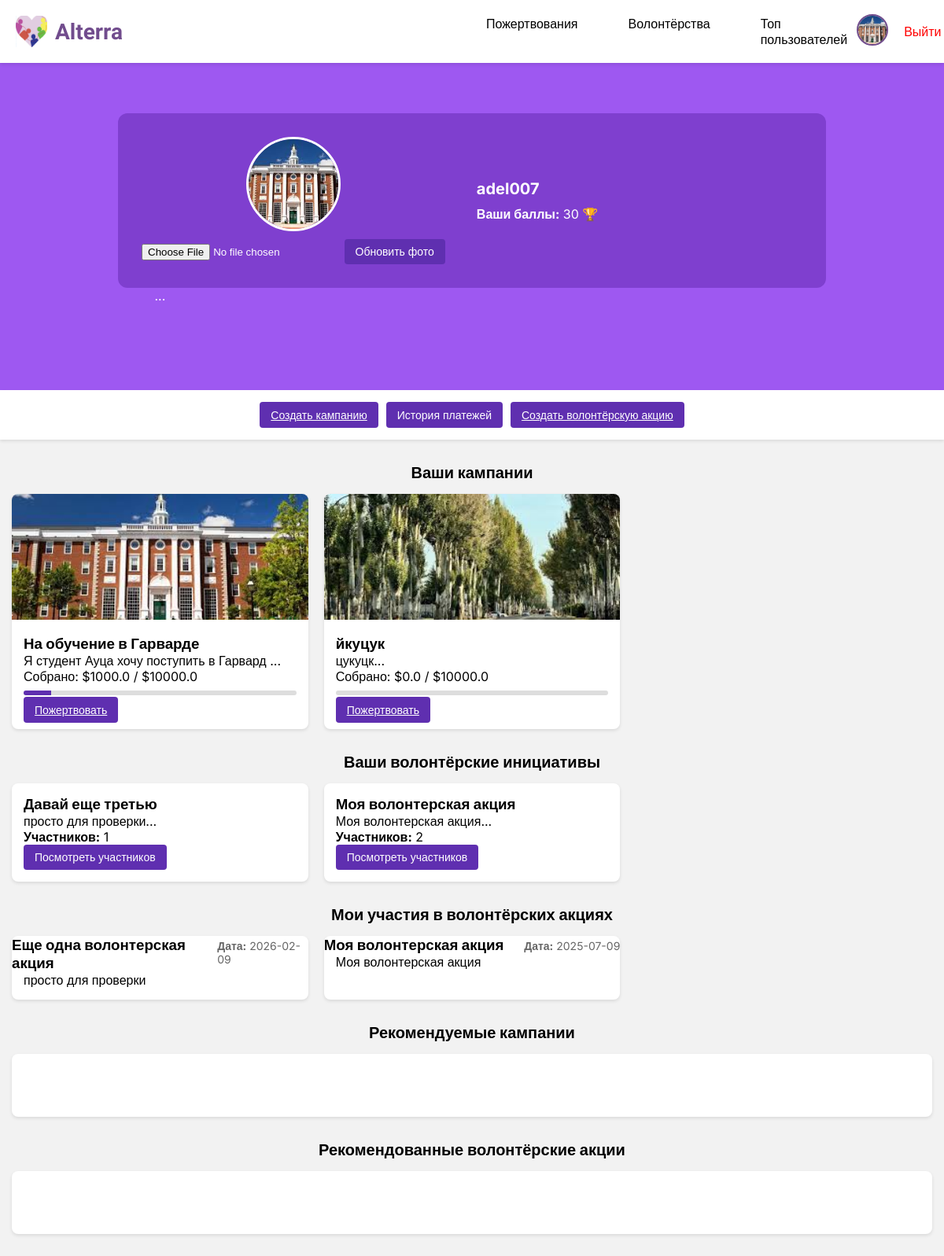
Before: /profile (signed in) with the older database file.
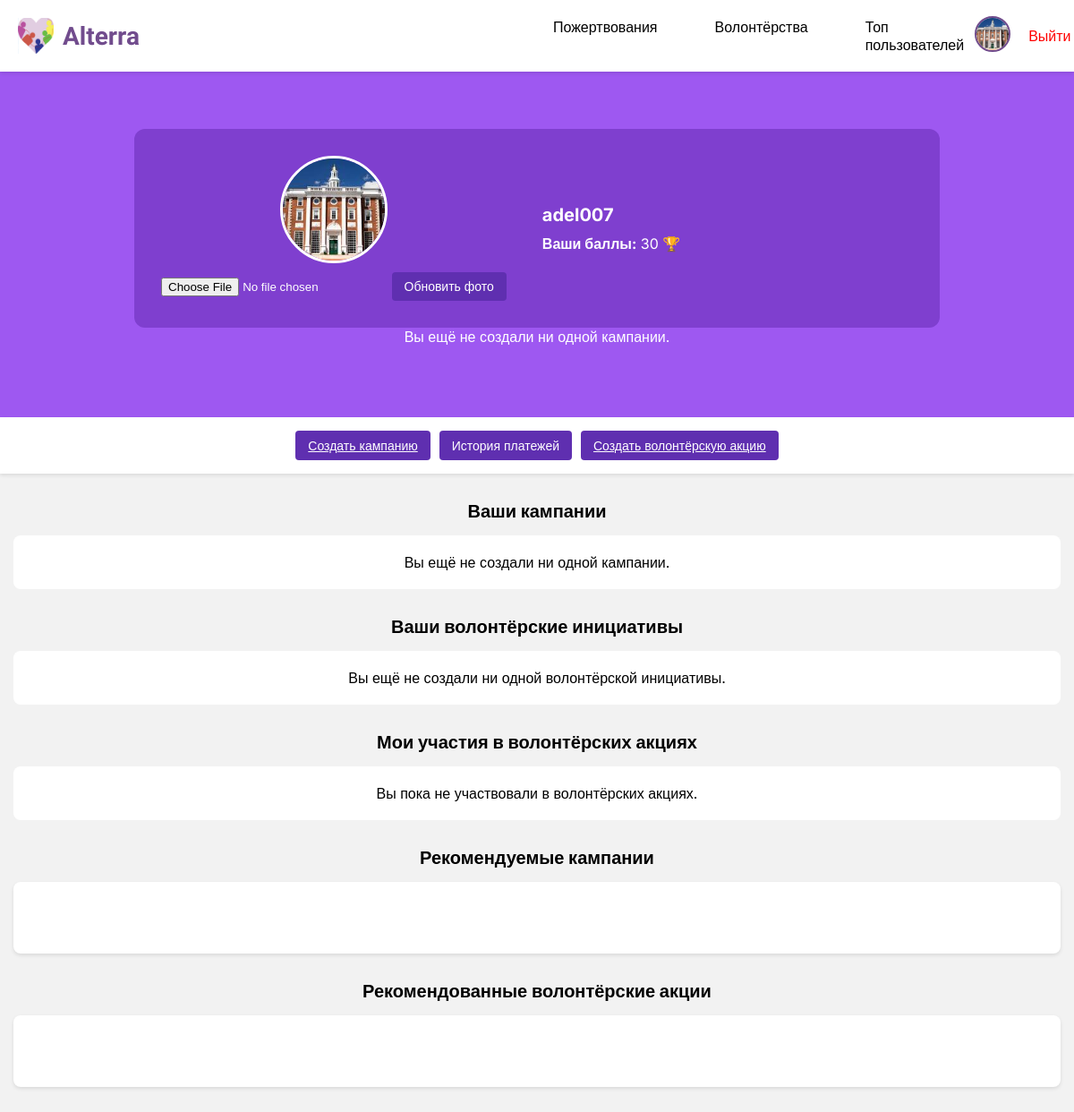
After: the same page with the newer database file.
### tables this page shows
CREATE TABLE users (
            id INTEGER PRIMARY KEY AUTOINCREMENT,
            username TEXT NOT NULL UNIQUE,
            password TEXT NOT NULL
        , avatar TEXT, stripe_customer_id TEXT, email TEXT, points INTEGER DEFAULT 0, blocked INTEGER DEFAULT 0);

CREATE TABLE campaigns (
    id INTEGER PRIMARY KEY AUTOINCREMENT,
    title TEXT NOT NULL,
    description TEXT NOT NULL,
    image_url TEXT,
    goal REAL NOT NULL,
    collected REAL NOT NULL DEFAULT 0,
    days_left INTEGER NOT NULL
, user_id INTEGER, payment_details TEXT, is_completed BOOLEAN DEFAULT 0, completed_at DATETIME);

CREATE TABLE volunteering_opportunities (
            id INTEGER PRIMARY KEY AUTOINCREMENT,
            title TEXT NOT NULL,
            description TEXT NOT NULL,
            date TEXT NOT NULL,
            image_url TEXT NOT NULL,
            button_text TEXT NOT NULL
        , user_id INTEGER, status TEXT DEFAULT 'active');

### app.py (the view)
@app.route('/profile')
def profile():
    if not session.get('user_id'):
        flash('Сначала войдите в систему!', 'danger')
        return redirect(url_for('login'))
    conn = get_db_connection()
    user_id = session['user_id']
    user = conn.execute("SELECT * FROM users WHERE id = ?", (user_id,)).fetchone()
    if 'csrf_token' not in session:
        session['csrf_token'] = secrets.token_hex(16)
    campaigns = conn.execute(
        "SELECT * FROM campaigns WHERE user_id = ?", (user_id,)
    ).fetchall()
    user_opportunities = conn.execute(
        """SELECT v.*,
        (SELECT COUNT(*) FROM volunteer_participants WHERE opportunity_id = v.id) AS participant_count
        FROM volunteering_opportunities v WHERE v.user_id = ?""",
        (user_id,)
    ).fetchall()
    user_opportunities = [dict(row) for row in user_opportunities]
    for opportunity in user_opportunities:
        participants = conn.execute("""
            SELECT u.id AS user_id, u.username, vp.status
            FROM volunteer_participants vp
            JOIN users u ON vp.user_id = u.id
            WHERE vp.opportunity_id = ?
        """, (opportunity['id'],)).fetchall()
        opportunity['participants'] = [dict(participant) for participant in participants] if participants else []
    participated_campaigns = conn.execute("""
        SELECT c.* FROM donations d
        JOIN campaigns c ON d.campaign_id = c.id
        WHERE d.user_id = ?
        GROUP BY c.id
    """, (user_id,)).fetchall()
    participated_opportunities = conn.execute("""
        SELECT DISTINCT v.*
        FROM volunteer_participants vp
        JOIN volunteering_opportunities v ON vp.opportunity_id = v.id
        WHERE vp.user_id = ? AND vp.status = 'confirmed'
    """, (user_id,)).fetchall()
    volunteer_initiatives = conn.execute(
        """SELECT v.*,
        (SELECT COUNT(*) FROM volunteer_participants WHERE opportunity_id = v.id) AS participant_count
        FROM volunteering_opportunities v WHERE v.user_id = ?""",
        (user_id,)
    ).fetchall()
    volunteer_initiatives = [dict(row) for row in volunteer_initiatives]
    donations = conn.execute("""
        SELECT d.amount, d.message, d.created_at, c.title
        FROM donations d
        JOIN campaigns c ON d.campaign_id = c.id
        WHERE d.user_id = ?
        ORDER BY d.created_at DESC
    """, (user_id,)).fetchall()
    conn.close()
    return render_template(
        'profile.html',
        user=user,
        campaigns=campaigns,
        user_opportunities=user_opportunities,
        volunteer_initiatives=volunteer_initiatives,
        participated_campaigns=participated_campaigns,  # ✅ Добавили кампании, где user участвует
        participated_opportunities=participated_opportunities,  # ✅ Добавили акции, где user участвует
        donations = donations,
        csrf_token=session['csrf_token']
    )

### app.py (called while the page is built)
def get_db_connection():
    conn = sqlite3.connect(DATABASE)
    conn.row_factory = sqlite3.Row
    return conn

### templates/profile.html (shortened to what this page needs)
<!DOCTYPE html>
<html lang="ru">
<head>
    <link rel="stylesheet" href="/static/css/profile.css">
</head>
<body>
    {% include 'header.html' %}
            <div class="user-profile">
                {% if session.get('user_id') %}
                    <a href="{{ url_for('profile') }}">
                    </a>
                    <a href="{{ url_for('logout') }}" class="logout-link">Выйти</a>
                {% else %}
                    <a href="{{ url_for('login') }}">
                        <img src="/static/images/user.png" alt="Гость" class="user-avatar">
                    </a>
                {% endif %}
            </div>
    <div class="profile-container">
        <div class="profile-header-row">
            <div class="profile-avatar-container">
                <img src="{{ user.avatar if user.avatar else '/static/images/default_avatar.png' }}"
                     class="profile-avatar"
                     alt="Аватар">
                <form action="{{ url_for('update_avatar') }}" method="POST" enctype="multipart/form-data">
                    <input type="file" name="avatar" accept=".png, .jpg, .jpeg, .gif" required>
                    <button type="submit" class="btn">Обновить фото</button>
                </form>
            </div>
            <div class="profile-info">
                <p class="username"><strong>{{ user.username }}</strong></p>
                <p><strong>Ваши баллы:</strong> {{ user.points if user.points else 0 }} 🏆</p>
            </div>
        </div>
        {% if campaigns %}
            <div class="campaign-container">
                ...
            </div>
        {% else %}
            <p>Вы ещё не создали ни одной кампании.</p>
        {% endif %}
    </div>
    <div class="profile-actions">
        <a href="{{ url_for('create_campaign') }}" class="btn">Создать кампанию</a>
        <button class="btn" onclick="openPaymentsModal()">История платежей</button>
        <a href="{{ url_for('create_volunteering') }}" class="btn create-btn">Создать волонтёрскую акцию</a>
    </div>
    <h2>Ваши кампании</h2>
    {% if campaigns %}
        <div class="campaign-container">
            {% for campaign in campaigns %}
            <div class="campaign-card">
                <img src="{{ campaign.image_url }}" alt="{{ campaign.title }}" class="campaign-image">
                <div class="campaign-content">
                    <h3>{{ campaign.title }}</h3>
                    <p>{{ campaign.description[:100] }}...</p>
                    <p>Собрано: ${{ campaign.collected }} / ${{ campaign.goal }}</p>
                    <div class="progress-bar">
                        <div style="width: {{ (campaign.collected / campaign.goal) * 100 }}%;"></div>
                    </div>
                    <a href="{{ url_for('donate', campaign_id=campaign['id']) }}" class="btn">Пожертвовать</a>
                </div>
            </div>
            {% endfor %}
        </div>
    {% else %}
        <div class="no-campaigns">
            <p>Вы ещё не создали ни одной кампании.</p>
        </div>
    {% endif %}
    <h2>Ваши волонтёрские инициативы</h2>
    {% if volunteer_initiatives %}
        <div class="volunteer-grid">
            {% for initiative in volunteer_initiatives %}
            <div class="volunteer-card">
                <div class="volunteer-content">
                    <h3>{{ initiative.title }}</h3>
                    <p>{{ initiative.description[:120] }}...</p>
                    <p><strong>Участников:</strong> {{ initiative.participant_count }}</p>
                    <button class="btn view-participants" onclick="openParticipantsModal({{ initiative.id }})">
                        Посмотреть участников
                    </button>
                </div>
            </div>
            {% endfor %}
        </div>
    {% else %}
        <div class="no-volunteer-projects">
            <p>Вы ещё не создали ни одной волонтёрской инициативы.</p>
        </div>
    {% endif %}
    <h2>Мои участия в волонтёрских акциях</h2>
    {% if participated_opportunities %}
        <div class="volunteering-block">
            {% for opportunity in participated_opportunities %}
            <div class="volunteer-card">
                <div class="volunteer-header">
                    <h3>{{ opportunity.title }}</h3>
                    <p class="volunteer-date"><strong>Дата:</strong> {{ opportunity.date }}</p>
                </div>
                <p style="padding: 0 15px 15px;">{{ opportunity.description }}</p>
            </div>
            {% endfor %}
        </div>
    {% else %}
        <div class="no-opportunities">
            <p>Вы пока не участвовали в волонтёрских акциях.</p>
        </div>
    {% endif %}
    <h2>Рекомендуемые кампании</h2>
    <div id="recommended-campaigns">
    </div>
    <h2>Рекомендованные волонтёрские акции</h2>
    <div id="recommended-volunteering">
    </div>
</body>
</html>

### templates/header.html (shortened to what this page needs)
<header class="header">
    <div class="header-container">
      <div class="logo">
        <img src="/static/images/logo.png" alt="Alterra" class="logo-img" />
        <span class="logo-text">Alterra</span>
      </div>
      <nav class="nav" id="nav">
        <a href="{{ url_for('home') }}" class="{% if request.endpoint == 'home' %}active{% endif %}">Пожертвования</a>
        <a href="{{ url_for('volunteering') }}" class="{% if request.endpoint == 'volunteering' %}active{% endif %}">Волонтёрства</a>
        <a href="{{ url_for('leaderboard') }}" class="{% if request.endpoint == 'leaderboard' %}active{% endif %}">Топ пользователей</a>
      </nav>
      <div class="user-profile">
        {% if session.get('user_id') %}
          <a href="{{ url_for('profile') }}">
            <img src="{{ user['avatar'] if user['avatar'] else '/static/images/default_avatar.png' }}"
                 alt="{{ session['username'] }}" class="user-avatar">
          </a>
          <a href="{{ url_for('logout') }}" class="logout-link">Выйти</a>
        {% else %}
          <a href="{{ url_for('login') }}">
            <img src="/static/images/user.png" alt="Гость" class="user-avatar">
          </a>
        {% endif %}
      </div>
    </div>
  </header>

### static/css/profile.css (style rules this page uses)
body { margin: 0; font-family: "Inter", sans-serif; background-color: #f2f2f2; }
.btn { cursor: pointer; background-color: #5f2fb0; color: #fff; border: none; padding: 8px 14px; border-radius: 4px; font-size: 14px; transition: background-color 0.3s ease; }
.profile-container { background-color: #9E58F1; padding: 100px 0; color: #fff; text-align: center; }
.profile-header-row { max-width: 900px; margin: 0 auto; display: flex; align-items: center; justify-content: space-around; gap: 20px; background: #7F3FCF; border-radius: 12px; padding: 30px; }
.profile-avatar-container { display: flex; flex-direction: column; align-items: center; margin-right: 20px; }
.profile-avatar { width: 120px; height: 120px; object-fit: cover; border-radius: 50%; border: 3px solid #fff; margin-bottom: 10px; }
.profile-info { flex: 1; text-align: left; }
.username { font-size: 20px; margin-bottom: 10px; }
.profile-actions { display: flex; flex-wrap: wrap; gap: 10px; justify-content: center; background-color: #fff; padding: 15px 10px; margin-top: -20px; box-shadow: 0 2px 4px rgba(0,0,0,0.1); }
h2 { margin: 30px 0 15px; font-size: 20px; text-align: center; }
.no-campaigns, .no-volunteer-projects, .no-opportunities { background-color: #fff; margin: 0 15px 30px; padding: 20px; text-align: center; border-radius: 8px; }
#recommended-campaigns, #recommended-volunteering { margin: 0 15px 30px; background-color: #fff; border-radius: 8px; padding: 20px; min-height: 80px; box-shadow: 0 2px 4px rgba(0,0,0,0.1); }
.logo { display: flex; align-items: center; }
.logo-img { width: 45px; height: 40px; margin-right: 10px; }
.logo-text { font-size: 33px; line-height: 45px; font-weight: 700; color: #714C8D; font-family: 'Iowan Old Style', serif; }
.user-profile { display: flex; align-items: center; gap: 10px; }
.user-profile img { width: 40px; height: 40px; border-radius: 50%; }
.logout-link { color: red; text-decoration: none; margin-left: 10px; }
.nav { display: flex; gap: 50px; margin-left: 450px; }
.nav a { text-decoration: none; color: #000; padding: 5px 10px; border-radius: 5px; transition: background-color 0.3s; }
.user-profile { display: flex; align-items: center; }
.user-avatar { height: 40px; width: 40px; border-radius: 50%; object-fit: cover; border: 2px solid #6a1b9a; }
.logo { font-size: 24px; font-weight: bold; color: #6a1b9a; }

### templates/header.html (style rules this page uses)
.header { background: white; position: fixed; top: 0; width: 100%; height: 80px; z-index: 1000; box-shadow: 0 2px 4px rgba(0,0,0,0.1); }
.header-container { max-width: 2000px; margin: 0; padding: 0 20px; height: 100%; display: flex; align-items: center; justify-content: space-around; }
.logo { display: flex; align-items: center; }
.logo-img { width: 40px; height: 40px; margin-right: 10px; }
.logo-text { font-size: 28px; font-weight: bold; color: #714C8D; }
.nav { display: flex; gap: 40px; }
.nav a { text-decoration: none; color: #000; font-weight: 500; padding: 8px 12px; border-radius: 8px; }
.user-profile { display: flex; align-items: center; gap: 10px; }
.user-avatar { width: 35px; height: 35px; border-radius: 50%; object-fit: cover; border: 2px solid #714C8D; }
.logout-link { color: red; text-decoration: none; }
* { margin: 0; padding: 0; box-sizing: border-box; }

Changed rows visible on the page:
removed campaigns: image_url (picture), title "На обучение в Гарварде", description "Я студент Ауца хочу поступить в Гарвард", collected "1000.0", goal "10000.0"
removed campaigns: image_url (picture), title "йкуцук", description "цукуцк", collected "0.0", goal "10000.0"
removed volunteering_opportunities: title "Давай еще третью", description "просто для проверки", participant_count "1", shown under "Ваши волонтёрские инициативы"
removed volunteering_opportunities: title "Моя волонтерская акция", description "Моя волонтерская акция", participant_count "2", date "2025-07-09"
removed volunteering_opportunities: title "Еще одна волонтерская акция", date "2026-02-09", description "просто для проверки", shown under "Мои участия в волонтёрских акциях"
Other visible differences:
text now shown: "Вы ещё не создали ни одной кампании. Вы ещё не создали ни одной кампании. Вы ещё не создали ни одной волонтёрской инициативы. Вы пока не участвовали в волонтёрских акциях."
